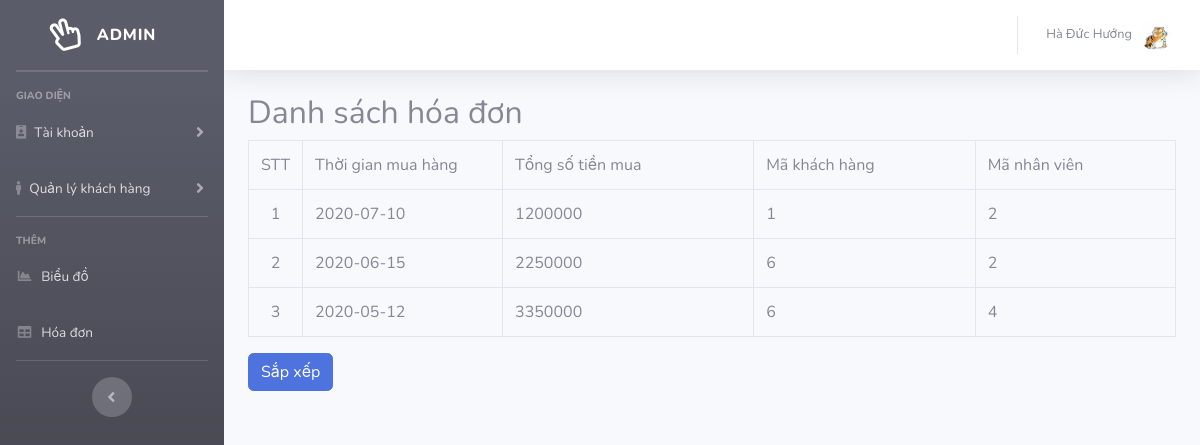
The app's page /admin/index.php?controller=bills/list (signed in) with its own data.
### tables this page shows
CREATE TABLE `bill` (
	`id` int(11) AUTO_INCREMENT,
	`time` date ,
	`totalAmount` int(11),
	`idClient` int(11),
	`idStaff` int(11),
	`updated` timestamp ON UPDATE CURRENT_TIMESTAMP(),
	primary key (`id`)
);

### admin/controllers/bills/listController.php (called while the page is built, shortened)
<?php
	class listBills extends Controller{
		public function __construct(){
			$act = isset($_GET["act"]) ? $_GET["act"] :"";
			switch ($act) {
			default:
					$data = $this->Model->fetch("select * from bill ");
					break;
				}
			include "views/bills/listView.php";
		}
	}
	new listBills();
?>

### config/Controller.php (called while the page is built, shortened)
<?php
	class Controller {
		public function __construct(){
			$this->Model = new Model();
		}
	}

### config/Model.php (called while the page is built, shortened)
<?php
	class Model {
		public function fetch($sql){
			global $con;
			$result = mysqli_query($con,$sql);
			$arr = array();
			while($rows = mysqli_fetch_array($result))
				$arr[] = $rows;
			return $arr;
		}
}

### admin/views/bills/listView.php (the view)
<div class="row">
	<div class="col-lg-12">
		<h2 class="page-header">
			Danh sách hóa đơn
		</h2>
	</div>
</div>
<table class="table table-bordered table-hover">
	<tr>
		<td width="50px;">STT</td>
		<td width="200px;">Thời gian mua hàng</td>
		<td>Tổng số tiền mua</td>
		<td>Mã khách hàng</td>
		<td>Mã nhân viên</td>
	</tr>
	<?php
		$stt=0;
		foreach ($data as $value) {
		 	$stt++;
	 ?>
	 <tr>
	 	<td style="text-align: center;"><?php echo $stt; ?></td>
	 	<td><?php echo $value["time"] ?></td>
	 	<td><?php echo $value["totalAmount"] ?></td>
	 	<td><?php echo $value["idClient"] ?></td>
	 	<td><?php echo $value["idStaff"] ?></td>
	 </tr>
	<?php } ?>
</table>
<a href="index.php?controller=bills/list&act=sort" class="btn btn-primary">
	Sắp xếp
</a>

### records on screen
bill: time "2020-07-10", totalAmount "1200000", idClient "1", idStaff "2"
bill: time "2020-06-15", totalAmount "2250000", idClient "6", idStaff "2"
bill: time "2020-05-12", totalAmount "3350000", idClient "6", idStaff "4"

### other values on screen
$_SESSION["name"] "Hà Đức Hướng"
